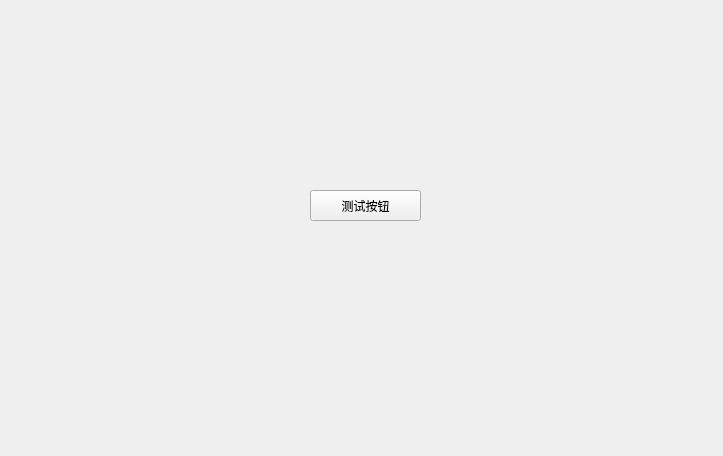
<?xml version="1.0" encoding="UTF-8"?>
<ui version="4.0">
 <class>page_one</class>
 <widget class="QWidget" name="page_one">
  <property name="geometry">
   <rect>
    <x>0</x>
    <y>0</y>
    <width>723</width>
    <height>456</height>
   </rect>
  </property>
  <property name="windowTitle">
   <string>Form</string>
  </property>
  <widget class="PushButton" name="pushButton">
   <property name="geometry">
    <rect>
     <x>310</x>
     <y>190</y>
     <width>111</width>
     <height>31</height>
    </rect>
   </property>
   <property name="text">
    <string>测试按钮</string>
   </property>
  </widget>
 </widget>
 <customwidgets>
  <customwidget>
   <class>PushButton</class>
   <extends>QPushButton</extends>
   <header>qfluentwidgets</header>
  </customwidget>
 </customwidgets>
 <resources/>
 <connections/>
</ui>
